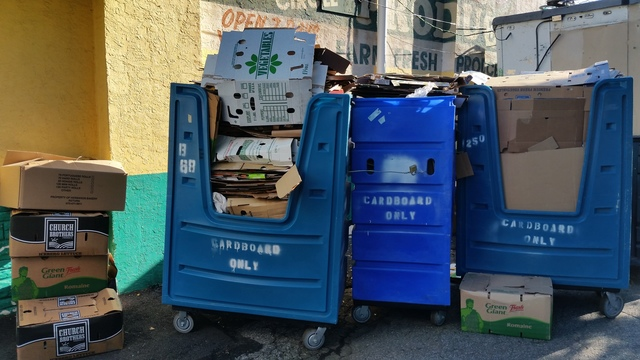
#> input picture files/20160826_084859.jpg, 640 x 360 px
$ python pilprint.py ../../files/20160826_084859.jpg
#> lines starting #> are read from the running program, lines starting #| are printed output that depends on the picture
#!/Users/willmilner/Desktop/symkala/symkala_env/bin/python
#
# The Python Imaging Library.
# $Id$
#
# print image files to postscript printer
#
# History:
# 0.1   1996-04-20 fl   Created
# 0.2   1996-10-04 fl   Use draft mode when converting.
# 0.3   2003-05-06 fl   Fixed a typo or two.
#

from __future__ import print_function
import getopt
import os
import sys

VERSION = "pilprint 0.3/2003-05-05"

from PIL import Image
from PIL import PSDraw

letter = (1.0*72, 1.0*72, 7.5*72, 10.0*72)


def description(filepath, image):
    title = os.path.splitext(os.path.split(filepath)[1])[0]
    format = " (%dx%d "
    if image.format:
        format = " (" + image.format + " %dx%d "
    return title + format % image.size + image.mode + ")"

if len(sys.argv) == 1:
    print("PIL Print 0.2a1/96-10-04 -- print image files")
    print("Usage: pilprint files...")
    print("Options:")
    print("  -c            colour printer (default is monochrome)")
    print("  -p            print via lpr (default is stdout)")
    print("  -P <printer>  same as -p but use given printer")
    sys.exit(1)

try:
    opt, argv = getopt.getopt(sys.argv[1:], "cdpP:")
except getopt.error as v:
    print(v)
    sys.exit(1)

printer = None  # print to stdout
monochrome = 1  # reduce file size for most common case

for o, a in opt:
    if o == "-d":
        # debug: show available drivers
        Image.init()
        print(Image.ID)
        sys.exit(1)
    elif o == "-c":
        # colour printer
        monochrome = 0
    elif o == "-p":
        # default printer channel
        printer = "lpr"
    elif o == "-P":
        # printer channel
        printer = "lpr -P%s" % a

for filepath in argv:
    try:

        im = Image.open(filepath)
#> im is the input picture: PIL image 640x360 RGB; mean R, G, B 76.8, 89.3, 97

        title = description(filepath, im)
#> title = '20160826_084859 (JPEG 640x360 RGB)'

        if monochrome and im.mode not in ["1", "L"]:
            im.draft("L", im.size)
            im = im.convert("L")
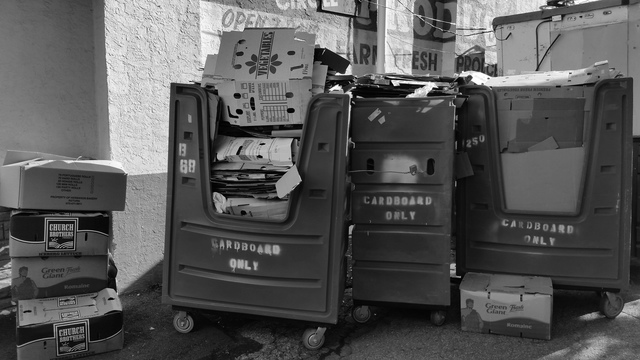
#> im: PIL image 640x360 L; min 0, max 255, mean 86.4

        if printer:
            fp = os.popen(printer, "w")
        else:
            fp = sys.stdout

        ps = PSDraw.PSDraw(fp)

        ps.begin_document()
        ps.setfont("Helvetica-Narrow-Bold", 18)
        ps.text((letter[0], letter[3]+24), title)
        ps.setfont("Helvetica-Narrow-Bold", 8)
        ps.text((letter[0], letter[1]-30), VERSION)
        ps.image(letter, im)
        ps.end_document()

    except:
        print("cannot print image", end=' ')
        print("(%s:%s)" % (sys.exc_info()[0], sys.exc_info()[1]))

$ run again, on files/20160829_080027.jpg
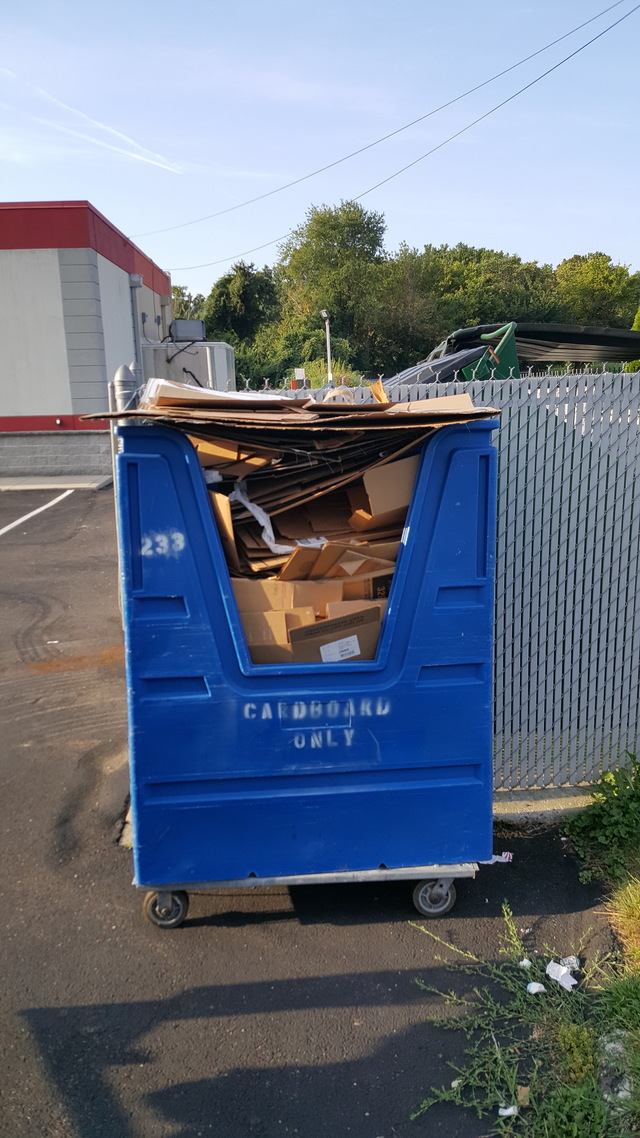
#> input picture files/20160829_080027.jpg, 640 x 1138 px
#> im is the input picture: PIL image 640x1138 RGB; mean R, G, B 103.7, 113.1, 128.5
#> title = '20160829_080027 (JPEG 640x1138 RGB)'
#> `im = im.convert("L")`:
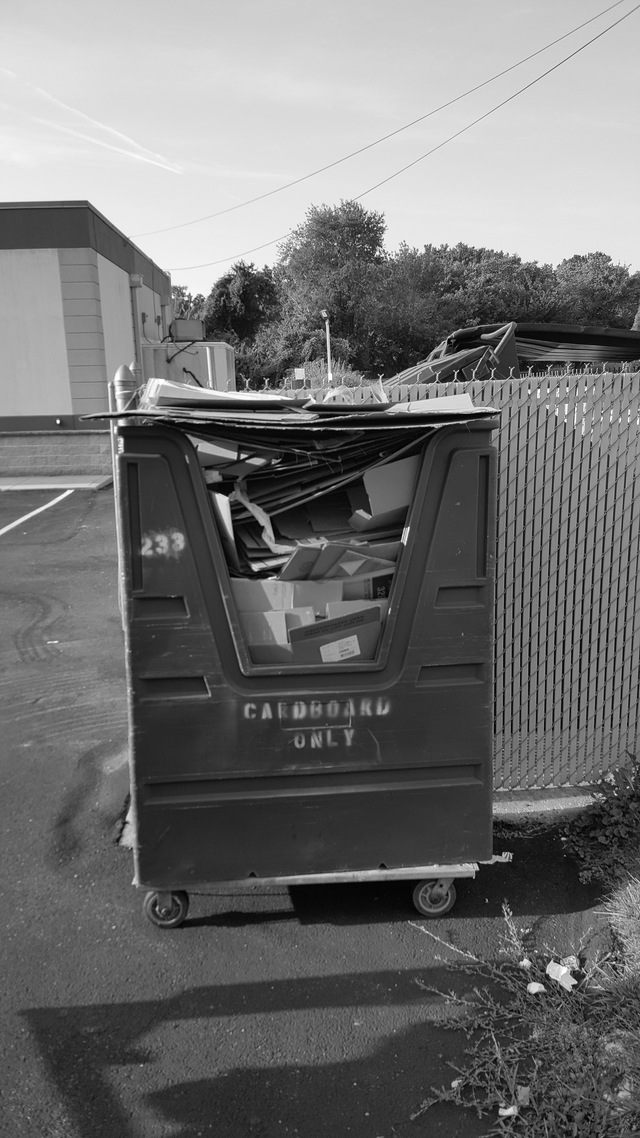
#> im: PIL image 640x1138 L; min 0, max 255, mean 112

$ run again, on files/20160829_082623.jpg
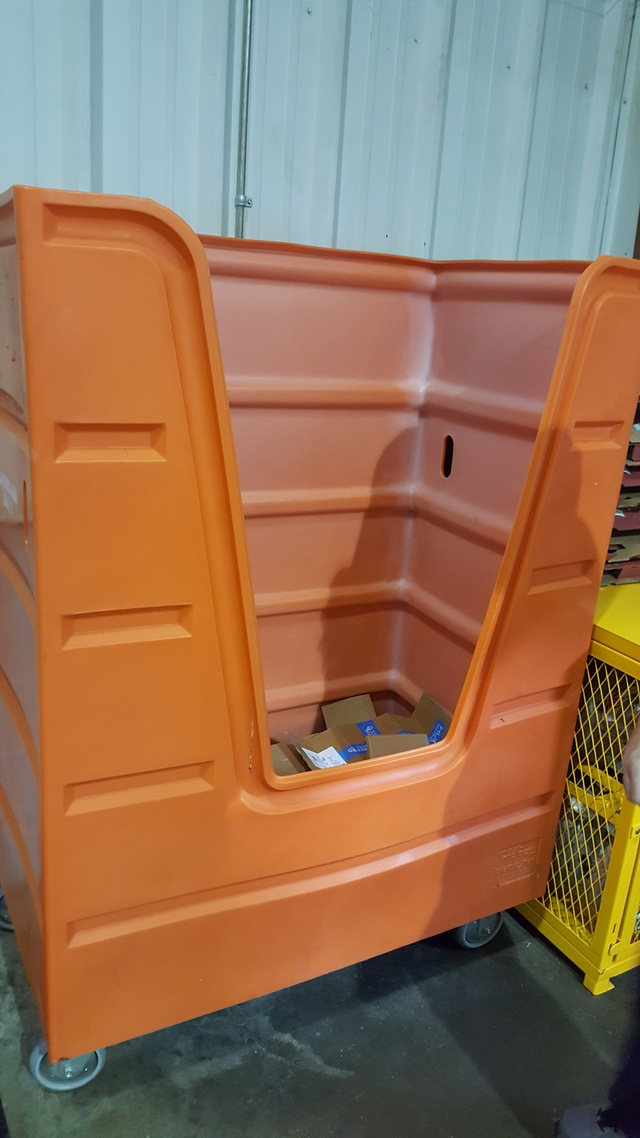
#> input picture files/20160829_082623.jpg, 640 x 1138 px
#> im is the input picture: PIL image 640x1138 RGB; mean R, G, B 150.5, 113.5, 86.8
#> title = '20160829_082623 (JPEG 640x1138 RGB)'
#> `im = im.convert("L")`:
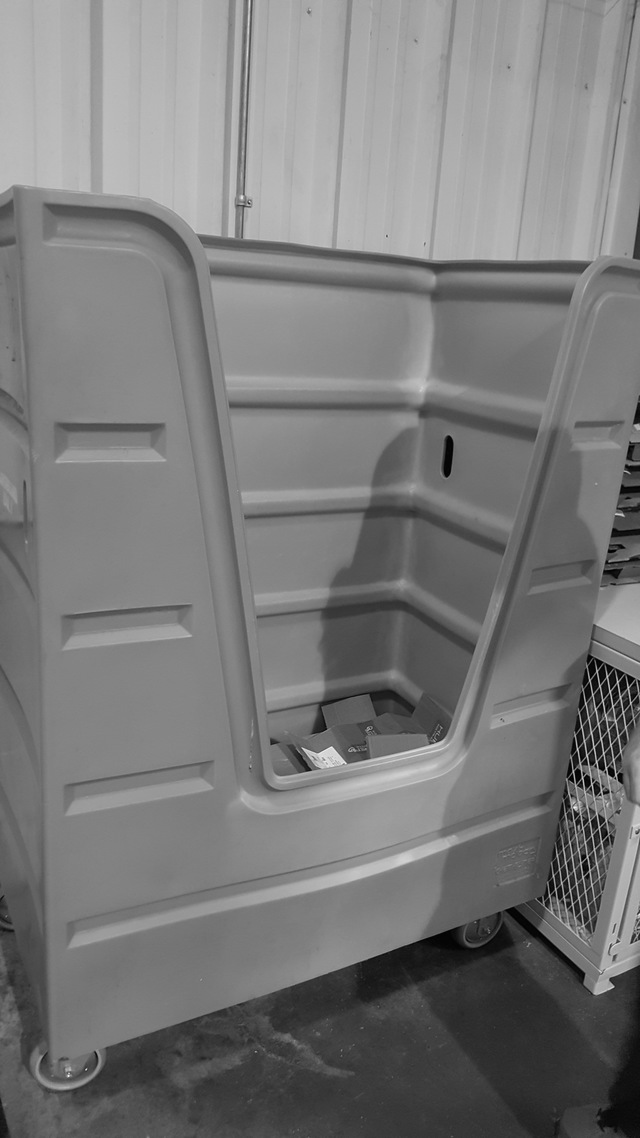
#> im: PIL image 640x1138 L; min 1, max 246, mean 121.5

$ run again, on files/20160829_091406.jpg
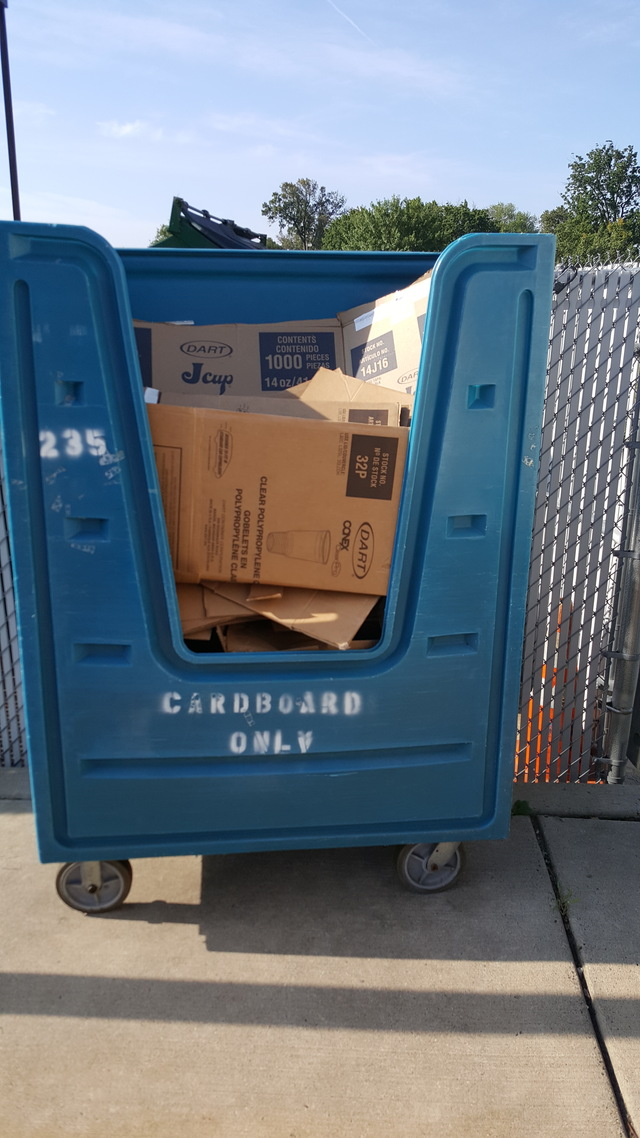
#> input picture files/20160829_091406.jpg, 640 x 1138 px
#> im is the input picture: PIL image 640x1138 RGB; mean R, G, B 109.8, 120.5, 130.5
#> title = '20160829_091406 (JPEG 640x1138 RGB)'
#> `im = im.convert("L")`:
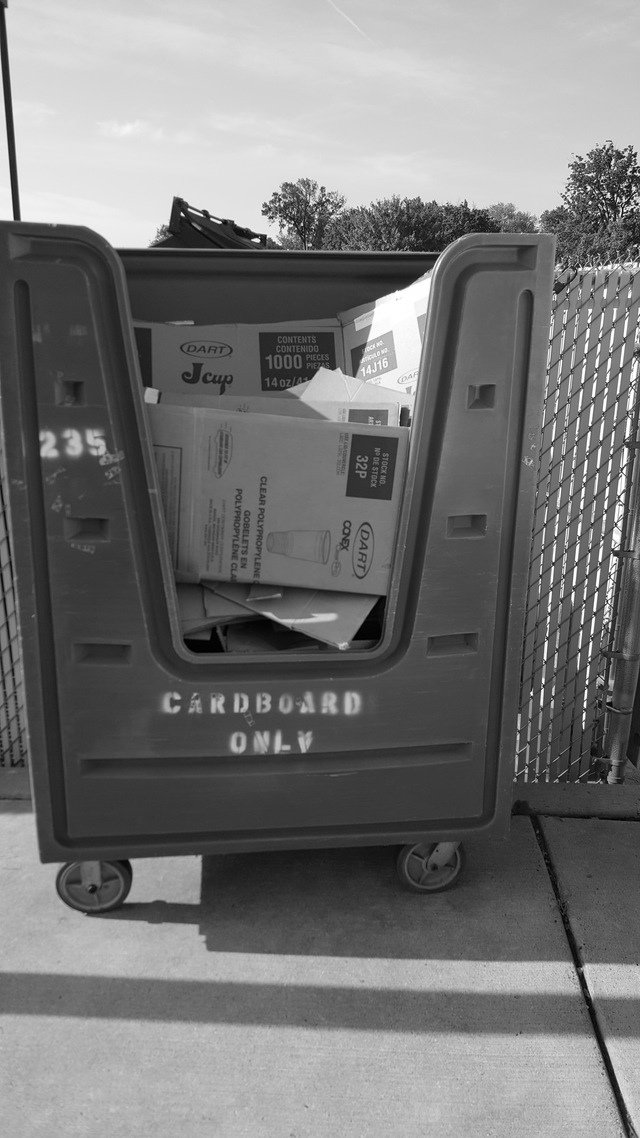
#> im: PIL image 640x1138 L; min 0, max 255, mean 118.4
